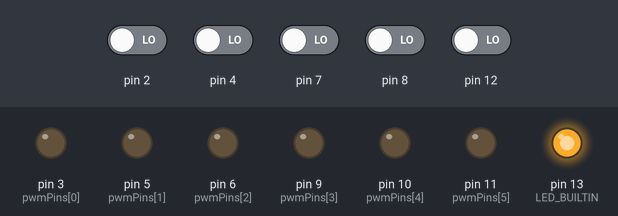
The sketch below on a simulated Arduino Uno, built with avr-gcc and run on an emulated ATmega328P. On the bench: output pins drawn as LEDs (lit = HIGH). The inputs (shaded band) are chosen by the test bench; at power-on: pin 2, pin 4, pin 7, pin 8, pin 12 LOW. What the sketch prints to the serial monitor is not drawn.

Above: at 2.75 s.
At 4.7 s:
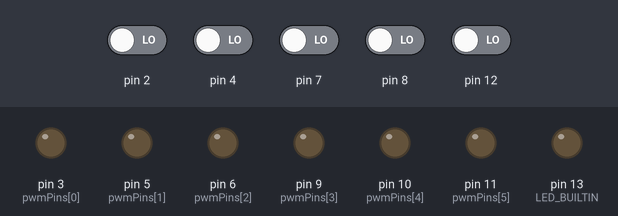
Timing chart, 0 to 5.7 s (numbered marks = the images above):
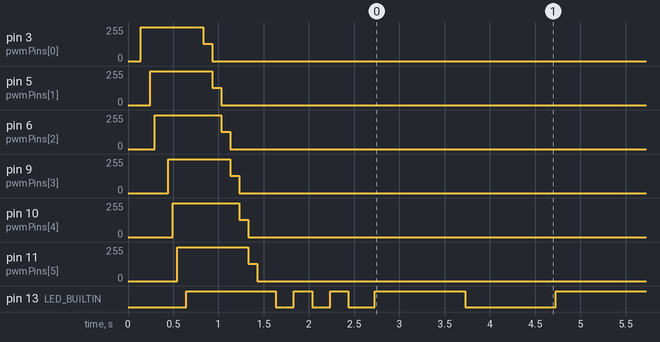

The sketch:

Arduino_Diagnostic.ino
```cpp
// Діагностика Arduino UNO/Nano
void setup() {
  Serial.begin(9600);
  while (!Serial) ; // Чекаємо підключення Serial

  Serial.println("=== Діагностика Arduino ===");
  Serial.println();

  // 1. Тест Serial
  Serial.println("[OK] Serial працює");

  // 2. Інформація про плату
  Serial.print("Тактова частота: ");
  Serial.print(F_CPU / 1000000);
  Serial.println(" MHz");

  // 3. Тест цифрових пінів
  Serial.println("\n--- Тест цифрових пінів ---");
  for (int pin = 2; pin <= 13; pin++) {
    pinMode(pin, OUTPUT);
    digitalWrite(pin, HIGH);
    delay(50);
    pinMode(pin, INPUT_PULLUP);
    int state = digitalRead(pin);
    Serial.print("Pin D");
    Serial.print(pin);
    Serial.print(": ");
    Serial.println(state == HIGH ? "OK" : "FAIL");
    digitalWrite(pin, LOW);
  }

  // 4. Тест аналогових входів
  Serial.println("\n--- Тест аналогових пінів ---");
  for (int pin = A0; pin <= A5; pin++) {
    pinMode(pin, INPUT);
    int value = analogRead(pin);
    Serial.print("Pin A");
    Serial.print(pin - A0);
    Serial.print(": ");
    Serial.print(value);
    Serial.println(value < 1000 ? " OK" : " (можливий шум)");
  }

  // 5. Тест PWM
  Serial.println("\n--- Тест PWM пінів ---");
  int pwmPins[] = {3, 5, 6, 9, 10, 11};
  for (int i = 0; i < 6; i++) {
    pinMode(pwmPins[i], OUTPUT);
    analogWrite(pwmPins[i], 128);
    delay(100);
    analogWrite(pwmPins[i], 0);
    Serial.print("PWM Pin D");
    Serial.print(pwmPins[i]);
    Serial.println(": OK");
  }

  // 6. Тест вбудованого LED
  Serial.println("\n--- Тест вбудованого LED (D13) ---");
  pinMode(LED_BUILTIN, OUTPUT);
  for (int i = 0; i < 3; i++) {
    digitalWrite(LED_BUILTIN, HIGH);
    delay(200);
    digitalWrite(LED_BUILTIN, LOW);
    delay(200);
  }
  Serial.println("LED мигає? Якщо так - OK");

  // 7. Вимірювання напруги живлення (приблизно)
  Serial.println("\n--- Перевірка живлення ---");
  long vcc = readVcc();
  Serial.print("VCC: ");
  Serial.print(vcc);
  Serial.print(" mV ");
  if (vcc > 4500 && vcc < 5500) {
    Serial.println("OK");
  } else {
    Serial.println("УВАГА: напруга поза нормою!");
  }

  Serial.println("\n=== Діагностика завершена ===");
}

void loop() {
  // Постійне мигання LED для підтвердження роботи
  digitalWrite(LED_BUILTIN, HIGH);
  delay(1000);
  digitalWrite(LED_BUILTIN, LOW);
  delay(1000);
}

// Функція для вимірювання напруги живлення
long readVcc() {
  long result;
  // Читаємо внутрішнє опорне джерело 1.1V
  ADMUX = _BV(REFS0) | _BV(MUX3) | _BV(MUX2) | _BV(MUX1);
  delay(2);
  ADCSRA |= _BV(ADSC);
  while (bit_is_set(ADCSRA, ADSC));
  result = ADCL;
  result |= ADCH << 8;
  result = 1125300L / result; // Розрахунок VCC в мВ
  return result;
}
```

Measured:
- by itself, pin 13 (LED_BUILTIN): HIGH → LOW at 1.6 s, → HIGH 0.20 s later, → LOW 0.20 s later, → HIGH 0.20 s later, … (43 changes in this stretch)
